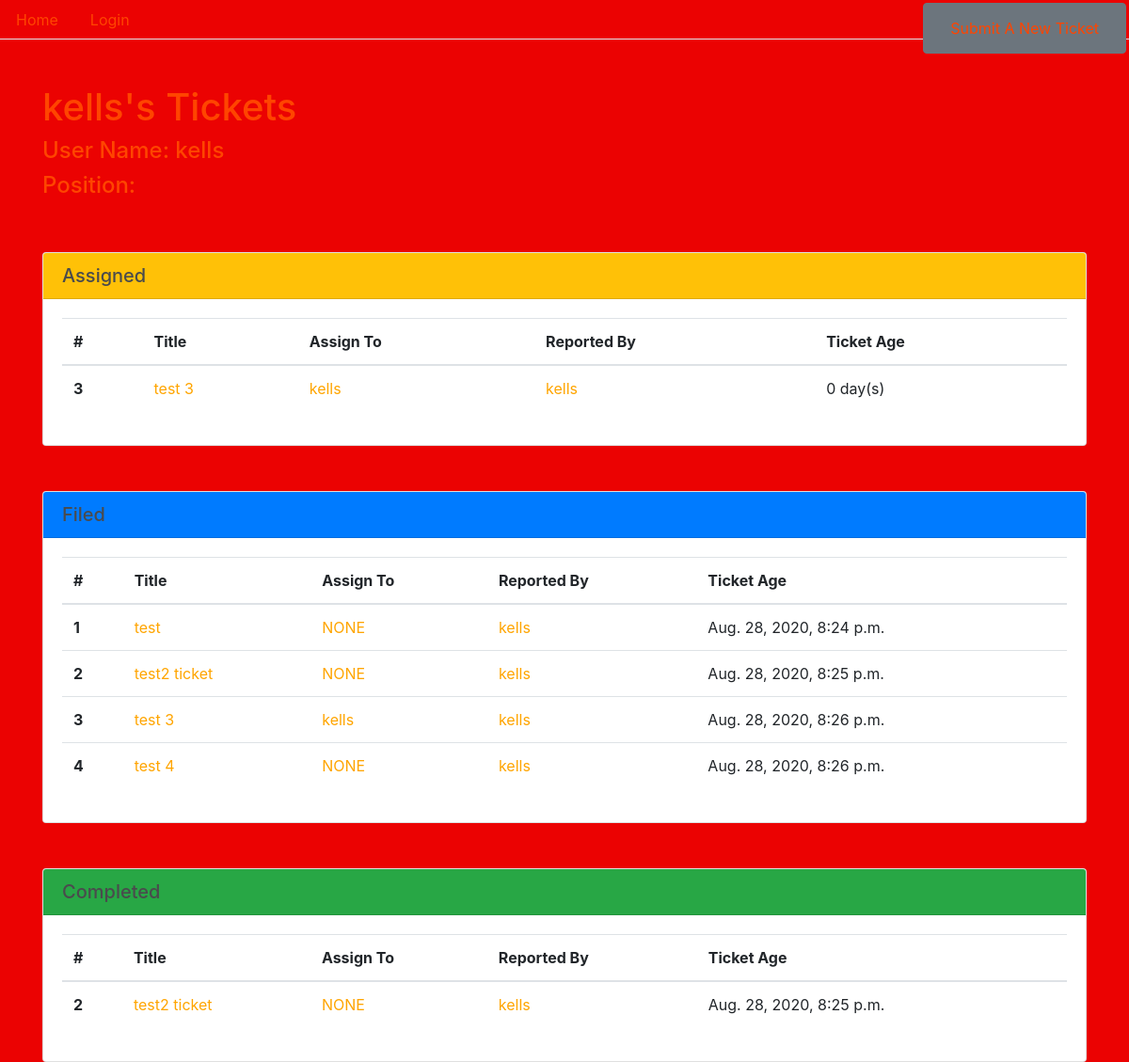
Page /user/kells/ on the committed database.
### myuser/models.py (models this page shows)
class MyUser(AbstractUser):
    position = models.CharField(max_length=120, blank=True, null=True)
    REQUIRED_FIELDS = ['position']
    def __str__(self):
        return self.username

### bug_tracking/models.py (models this page shows, shortened)
class Ticket(models.Model):
    class Status(models.TextChoices):
        NEW = 'NEW'
        IN_PROGESS = 'IN PROGRESS'
        DONE = 'DONE'
        INVALID = 'INVALID'
    title = models.CharField(max_length=80)
    date = models.DateTimeField(default=timezone.now)
    description = models.TextField()
    filedBy = models.ForeignKey(MyUser, on_delete=models.CASCADE)
    status = models.CharField(
        max_length=200,
        choices=Status.choices,
        default=Status.NEW)
    assignedTo = models.CharField(max_length=240, default='NONE')
    completedBy = models.CharField(max_length=240, default='NONE')
    markedBy = models.CharField(max_length=240, default='NONE')
    @property
    def age(self):
        return int((timezone.now() - self.date).days / 365.25)

### bug_tracking/views.py (the view)
# urls.py: path('user/<str:username>/', views.users_detail, name='userdetails'),
def users_detail(request, username):
    current_user = MyUser.objects.filter(username=username).first()
    user_filed = Ticket.objects.filter(filedBy=current_user)
    user_assigned = Ticket.objects.filter(assignedTo=username)
    user_completed = Ticket.objects.filter(completedBy=username)
    return render(request, 'user_detail.html', {'current_user': current_user, 'filed_tickets': user_filed, 'assigned_tickets': user_assigned, 'completed_tickets': user_completed})

### templates/user_detail.html (shortened to what this page needs)
{% load static %}
<!DOCTYPE html>
<html lang="en">
<head>
    <link rel="stylesheet" href="https://stackpath.bootstrapcdn.com/bootstrap/4.5.1/css/bootstrap.min.css"
>
    <link rel="stylesheet" type="text/css" href="{% static 'css/main.css' %}">
</head>
<body>
    <ul class="nav nav-tabs">
        <li class="nav-item">
            <a class="nav-link" href="/" style="color: orangered;">Home</a>
        </li>
        {% if request.user.is_authenticated %}
        <li class="nav-item">
            <a class="nav-link" href="/logout/" style="color: orangered;">Logout</a>
        </li>
        {% else %}
        <li class="nav-item">
            <a class="nav-link" href="/login/" style="color: orangered;">Login</a>
        </li>
        {% endif %}
    </ul>
    <ul class="nav justify-content-end" style="position: absolute; top: 3px; right: 3px;">
        <li class="nav-item">
            <button class="btn btn-secondary"><a class="nav-link" href="/ticket/submit/"
                    style="color: orangered;">Submit A New Ticket</a></button>
        </li>
    </ul>
    <br>
    <br>
    <div class="container">
        <h1 style="color: orangered;">{{ current_user.username }}'s Tickets</h1>
        <h4 style="color: orangered;">User Name: {{ current_user.username}}</h4>
        <h4 style="color: orangered;">Position:</h4>
        <br>
        <br>
        <div class="card">
            <h5 class="card-header bg-warning mg-3" style="color: rgb(74, 75, 77)">Assigned </h5>
            <div class="card-body">
                <table class="table table-hover">
                    <thead>
                        <tr>
                            <th scope="col">#</th>
                            <th scope="col">Title</th>
                            <th scope="col">Assign To</th>
                            <th scope="col">Reported By</th>
                            <th scope="col">Ticket Age</th>
                        </tr>
                    </thead>
                    <tbody>
                        {% for ticket in assigned_tickets %}
                        <tr>
                            <th scope="row">{{ticket.id}}</th>
                            <td> <a href="/ticket/{{ticket.id}}" class="card-link"
                                    style="color: orange;">{{ ticket.title }}</a></td>
                            <td><a href="/user/{{ticket.assignedTo}}" class="card-link"
                                    style="color: orange;">{{ ticket.assignedTo }}</a></td>
                            <td><a href="/user/{{ticket.filedBy.username}}" class="card-link"
                                    style="color: orange;">{{ ticket.filedBy }}</a></td>
                            <td>{{ ticket.age }} day(s)</td>
                        </tr>
                        {% endfor %}
                    </tbody>
                </table>
            </div>
        </div>
        <br>
        <br>
        <div class="card">
            <h5 class="card-header bg-primary mg-3" style="color: rgb(74, 75, 77)">Filed</h5>
            <div class="card-body">
                <table class="table table-hover">
                    <thead>
                        <tr>
                            <th scope="col">#</th>
                            <th scope="col">Title</th>
                            <th scope="col">Assign To</th>
                            <th scope="col">Reported By</th>
                            <th scope="col">Ticket Age</th>
                        </tr>
                    </thead>
                    <tbody>
                        {% for ticket in filed_tickets %}
                        <tr>
                            <th scope="row">{{ticket.id}}</th>
                            <td> <a href="/ticket/{{ticket.id}}" class="card-link"
                                    style="color: orange;">{{ ticket.title }}</a>
                            </td>
                            <td><a href="/user/{{ticket.assignedTo}}" class="card-link"
                                    style="color: orange;">{{ ticket.assignedTo }}</a></td>
                            <td><a href="/user/{{ticket.filedBy.username}}" class="card-link"
                                    style="color: orange;">{{ ticket.filedBy }}</a></td>
                            <td>{{ ticket.date }}</td>
                        </tr>
                        {% endfor %}
                    </tbody>
                </table>
            </div>
        </div>
        <br>
        <br>
        <div class="card">
            <h5 class="card-header bg-success mg-3" style="color: rgb(74, 75, 77)">Completed</h5>
            <div class="card-body">
                <table class="table table-hover">
                    <thead>
                        <tr>
                            <th scope="col">#</th>
                            <th scope="col">Title</th>
                            <th scope="col">Assign To</th>
                            <th scope="col">Reported By</th>
                            <th scope="col">Ticket Age</th>
                        </tr>
                    </thead>
                    <tbody>
                        {% for ticket in completed_tickets %}
                        <tr>
                            <th scope="row">{{ticket.id}}</th>
                            <td> <a href="/ticket/{{ticket.id}}" class="card-link"
                                    style="color: orange;">{{ ticket.title }}</a>
                            </td>
                            <td><a href="/user/{{ticket.assignedTo}}" class="card-link"
                                    style="color: orange;">{{ ticket.assignedTo }}</a></td>
                            <td><a href="/user/{{ticket.filedBy.username}}" class="card-link"
                                    style="color: orange;">{{ ticket.filedBy }}</a></td>
                            <td>{{ ticket.date }}</td>
                        </tr>
                        {% endfor %}
                    </tbody>
                </table>
            </div>
        </div>
    </div>
</body>
</html>

### bug_tracking/static/css/main.css (style rules this page uses)
body { background: rgb(235, 2, 2); color: greenyellow; }

### rows in the picture
MyUser: username "kells"
Ticket: id "3", title "test 3", assignedTo "kells", filedBy "kells", age "0", date "Aug. 28, 2020, 8:26 p.m."
Ticket: id "1", title "test", assignedTo "NONE", filedBy "kells", date "Aug. 28, 2020, 8:24 p.m."
Ticket: id "2", title "test2 ticket", assignedTo "NONE", filedBy "kells", date "Aug. 28, 2020, 8:25 p.m."
Ticket: id "4", title "test 4", assignedTo "NONE", filedBy "kells", date "Aug. 28, 2020, 8:26 p.m."
